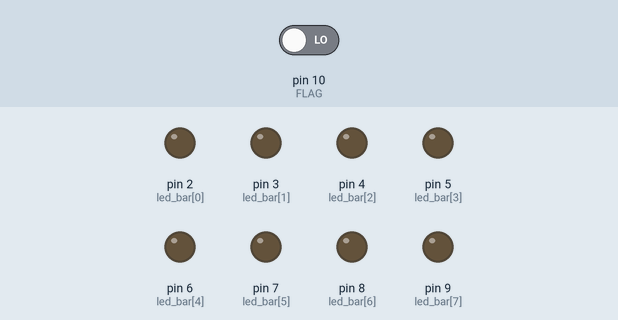
This sketch was run on a simulated Arduino Uno, built with avr-gcc and run on an emulated ATmega328P. On the bench: output pins drawn as LEDs (lit = HIGH). Inputs (shaded band) come from the test bench; at power-on: pin 10 (FLAG) LOW.

Above: at 1.2 s.
1.3 s: pin 10 (FLAG) driven HIGH
At 1.6 s:
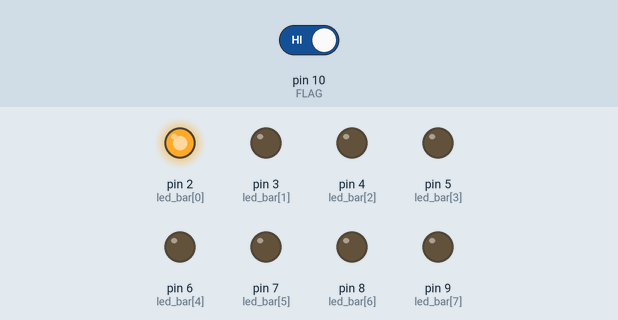
4.3 s: pin 10 (FLAG) driven LOW
At 5.1 s:
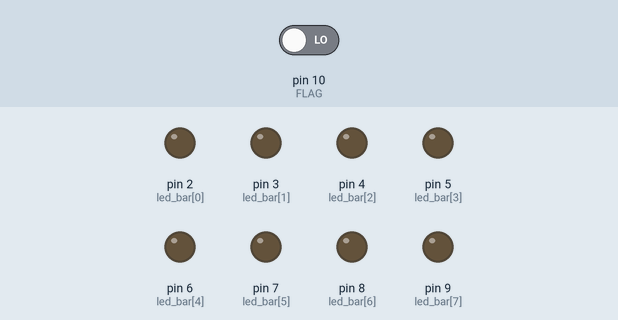
5.8 s: pin 10 (FLAG) driven HIGH
At 6.2 s:
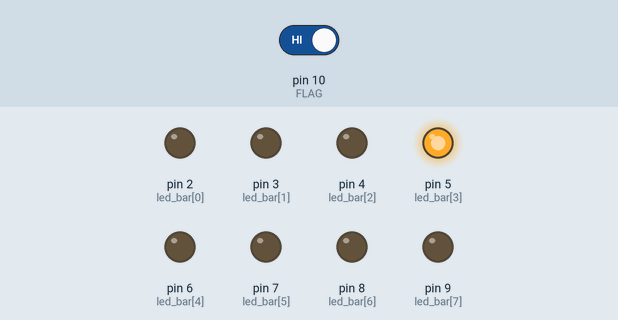
Timing chart, 0 to 17.8 s (numbered marks = the images above; inputs shaded):
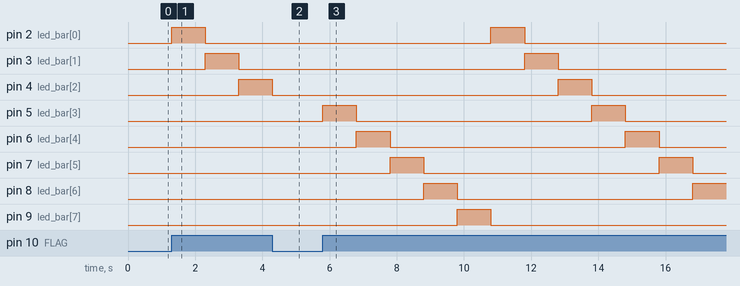

Measured:
- after the input at 1.3 s, pin 2 (led_bar[0]): LOW → HIGH at once, → LOW 1.0 s later; pin 3 (led_bar[1]): LOW → HIGH after 1.0 s, → LOW 1.0 s later; pin 4 (led_bar[2]): LOW → HIGH after 2.0 s
- after the input at 4.3 s, pin 5 (led_bar[3]): stays LOW (without the input it goes to HIGH after 0.00 s); pin 6 (led_bar[4]): stays LOW (without the input it goes to HIGH after 1.0 s)
- after the input at 5.8 s, pin 2 (led_bar[0]): LOW → HIGH after 5.0 s, → LOW 1.0 s later; pin 3 (led_bar[1]): LOW → HIGH after 6.0 s, → LOW 1.0 s later

The sketch:

bai_4.ino
```cpp
/*
Lập trình điều khiển thanh Led (Led bar) với yêu cầu sau:
+ Các Led sáng lần lượt từ Led0 đến Led7, mỗi Led sáng 1s rồi chuyển sang Led kế tiếp.
+ Sau khi Led7 sáng lại chuyển tiếp về Led0 và tiếp tục.
+ Sử dụng 1 GPIO làm DI. Nếu chân này có giá trị 1 thì led nháy, nếu có giá trị 0 thì led tắt.
Led_bar phải nối chân COM xuống đất
*/

int pos = 0; // vị trí
unsigned long current; // thời điểm hiện tại
unsigned long last_current = 0; // thời điểm quá khứ
int led_bar[8] = {2,3,4,5,6,7,8,9}; // led_bar(ko dùng chân 0,1 vì liên quan đến UART)
#define FLAG 10 // chân báo - DI

void Led(int pos) {
  if (pos == 0) {digitalWrite(led_bar[pos], 1);}
  else {
    digitalWrite(led_bar[pos], 1);
    digitalWrite(led_bar[pos - 1], 0);
  }
}

void setup() {
  // khái báo các chân led_bar là đầu ra và tắt đèn
  for (int i = 0; i < 8; i++) {
    pinMode(led_bar[i], 1);
    digitalWrite(led_bar[i], 0);
  }

  // khai báo chân DI làm đầu vào
  pinMode(FLAG, 0);

}

void loop() {
  if(digitalRead(FLAG) == 1 ) {
    current = millis(); //millis trả về giá trị thời gian tính từ lúc chạy
    if (current - last_current > 1000) { // đc 1s
      if (pos == 8) {
        digitalWrite(led_bar[pos - 1], 0);
        pos = 0;
      }
      Led(pos);
      pos ++;
      last_current = current; // gắn lại thời điểm đã sáng trc đó
    }
  } else {
    for (int i = 0; i < 8; i++) {
      digitalWrite(led_bar[i], LOW);
    }
  }

}
```
